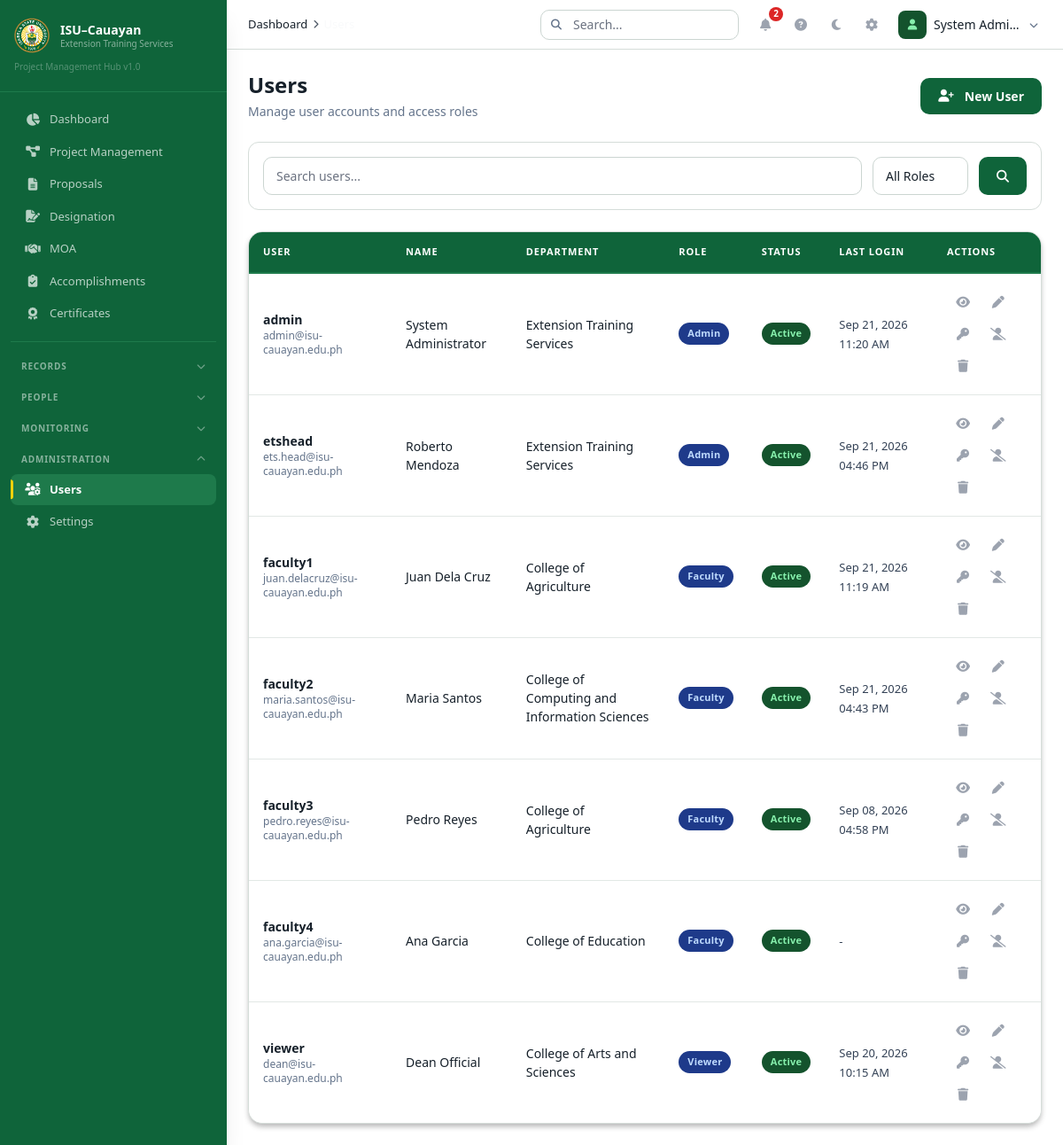
/index.php?module=users (signed in), run on the app's committed database.
### tables this page shows
CREATE TABLE `faculty_profiles` (
  `id` int(11) NOT NULL,
  `user_id` int(11) NOT NULL,
  `employee_id` varchar(20) NOT NULL,
  `first_name` varchar(100) NOT NULL,
  `last_name` varchar(100) NOT NULL,
  `middle_name` varchar(100) DEFAULT NULL,
  `department_id` int(11) DEFAULT NULL,
  `position` varchar(100) DEFAULT NULL,
  `contact_number` varchar(20) DEFAULT NULL,
  `email` varchar(100) DEFAULT NULL,
  `specialization` text DEFAULT NULL,
  `is_extensionist` tinyint(1) NOT NULL DEFAULT 0,
  `profile_picture` varchar(255) DEFAULT NULL,
  `created_at` datetime NOT NULL DEFAULT current_timestamp(),
  `updated_at` datetime NOT NULL DEFAULT current_timestamp() ON UPDATE current_timestamp()
);

CREATE TABLE `users` (
  `id` int(11) NOT NULL,
  `username` varchar(50) NOT NULL,
  `email` varchar(100) NOT NULL,
  `password` varchar(255) NOT NULL,
  `role` enum('admin','faculty','viewer') NOT NULL DEFAULT 'faculty',
  `is_active` tinyint(1) NOT NULL DEFAULT 1,
  `registration_status` enum('approved','pending','rejected') NOT NULL DEFAULT 'approved',
  `registration_reviewed_by` int(11) DEFAULT NULL,
  `registration_reviewed_at` datetime DEFAULT NULL,
  `registration_rejection_reason` varchar(500) DEFAULT NULL,
  `email_verified` tinyint(1) NOT NULL DEFAULT 0,
  `last_login` datetime DEFAULT NULL,
  `last_password_change` datetime DEFAULT NULL,
  `created_at` datetime NOT NULL DEFAULT current_timestamp(),
  `updated_at` datetime NOT NULL DEFAULT current_timestamp() ON UPDATE current_timestamp(),
  `deleted_at` datetime DEFAULT NULL
);

CREATE TABLE `departments` (
  `id` int(11) NOT NULL,
  `name` varchar(150) NOT NULL,
  `code` varchar(20) DEFAULT NULL,
  `is_active` tinyint(1) NOT NULL DEFAULT 1,
  `created_at` datetime NOT NULL DEFAULT current_timestamp()
);

### config/helpers.php (called while the page is built, shortened)
<?php
require_once __DIR__ . '/Database.php';
function db() { return Database::getInstance()->getConnection(); }
function currentUser() {
    return [
        'id' => $_SESSION['user_id'] ?? null,
        'username' => $_SESSION['username'] ?? '',
        'email' => $_SESSION['email'] ?? '',
        'role' => $_SESSION['role'] ?? '',
        'name' => $_SESSION['user_name'] ?? '',
    ];
}
function e($str) { return htmlspecialchars($str ?? '', ENT_QUOTES, 'UTF-8'); }
function formatDateTime($datetime, $format = DATETIME_FORMAT) { return empty($datetime) ? '-' : date($format, strtotime($datetime)); }
function getUnreadNotificationCount($userId) {
    $stmt = db()->prepare("SELECT COUNT(*) as count FROM notifications WHERE user_id = ? AND is_read = 0");
    $stmt->execute([$userId]);
    return $stmt->fetch()['count'];
}

### models/BaseModel.php (called while the page is built, shortened)
<?php
class BaseModel {
    public function __construct() { $this->db = db(); }
}

### config/Database.php (called while the page is built, shortened)
<?php
class Database {
    private static $instance = null;
    private $conn;
    private function __construct() {
        try {
            $dsn = "mysql:host=" . DB_HOST . ";dbname=" . DB_NAME . ";charset=" . DB_CHARSET;
            $this->conn = new PDO($dsn, DB_USER, DB_PASS, [
                PDO::ATTR_ERRMODE => PDO::ERRMODE_EXCEPTION,
                PDO::ATTR_DEFAULT_FETCH_MODE => PDO::FETCH_ASSOC,
                PDO::ATTR_EMULATE_PREPARES => false,
            ]);
        } catch (PDOException $e) {
            die("Database connection failed: " . $e->getMessage());
        }
    }
    public static function getInstance() {
        if (self::$instance === null) self::$instance = new self();
        return self::$instance;
    }
    public function getConnection() { return $this->conn; }
}

### models/UserModel.php (called while the page is built, shortened)
<?php
require_once __DIR__ . '/BaseModel.php';
class UserModel extends BaseModel {
    public function getAllWithProfile($search = '', $role = '', $limit = 10, $offset = 0) {
        $where = " WHERE u.deleted_at IS NULL";
        $params = [];
        $countStmt = $this->db->prepare("SELECT COUNT(*) as count FROM users u LEFT JOIN faculty_profiles fp ON u.id = fp.user_id{$where}");
        $countStmt->execute($params);
        $total = $countStmt->fetch()['count'];
        $sql = "SELECT u.*, fp.first_name, fp.last_name, fp.department_id, fp.position, fp.employee_id, d.name as department_name FROM users u LEFT JOIN faculty_profiles fp ON u.id = fp.user_id LEFT JOIN departments d ON fp.department_id = d.id{$where} ORDER BY u.created_at DESC LIMIT ? OFFSET ?";
        $params[] = $limit; $params[] = $offset;
        $stmt = $this->db->prepare($sql);
        $stmt->execute($params);
        return ['data' => $stmt->fetchAll(), 'total' => $total];
    }
}

### views/users/index.php (the view, shortened to what this page needs)
<?php
$search = $_GET['search'] ?? '';
?>
<div class="flex flex-col md:flex-row md:items-center justify-between gap-4 mb-6">
    <div><h1 class="text-2xl font-bold text-[#F9FAFB]">Users</h1><p class="text-[#9CA3AF] text-sm mt-1">Manage user accounts and access roles</p></div>
    <div class="flex flex-wrap gap-2"><button onclick="openCreateUser()" class="btn-primary"><i class="fas fa-user-plus mr-1"></i> New User</button></div>
</div>
<div class="filter-bar mb-6">
    <form method="GET" class="flex flex-col md:flex-row gap-3">
        <div class="flex-1 min-w-0"><input type="search" name="search" value="<?= e($search) ?>" placeholder="Search users..." class="filter-input" aria-label="Search users"></div>
        <select name="role" class="filter-select" aria-label="Role">
            <option value="">All Roles</option>
        </select>
        <button type="submit" class="btn-primary" aria-label="Search"><i class="fas fa-search"></i></button>
    </form>
</div>
<div class="data-table-container">
    <div class="overflow-x-auto">
        <table class="data-table">
            <thead><tr><th>User</th><th>Name</th><th>Department</th><th>Role</th><th>Status</th><th>Last Login</th><th>Actions</th></tr></thead>
            <tbody>
            <?php foreach ($users as $u): ?>
                <tr>
                    <td data-label="User"><span class="table-title"><?= e($u['username']) ?></span><p class="text-xs text-[#6B7280]"><?= e($u['email']) ?></p></td>
                    <td data-label="Name"><?= e(trim(($u['first_name'] ?? '') . ' ' . ($u['last_name'] ?? '')) ?: '-') ?></td>
                    <td data-label="Department"><?= e($u['department_name'] ?? '-') ?></td>
                    <td data-label="Role"><span class="badge badge-submitted"><?= e(ucfirst($u['role'])) ?></span></td>
                    <td data-label="Status"><span class="badge <?= ($u['registration_status'] ?? 'approved') === 'pending' ? 'badge-under-review' : ($u['is_active'] ? 'badge-approved' : 'badge-archived') ?>"><?= ($u['registration_status'] ?? 'approved') === 'pending' ? 'Pending Approval' : ($u['is_active'] ? 'Active' : 'Inactive') ?></span></td>
                    <td data-label="Last Login"><span class="table-date"><?= $u['last_login'] ? formatDateTime($u['last_login']) : '-' ?></span></td>
                    <td data-label="Actions">
                        <button onclick="viewUser(<?= (int)$u['id'] ?>, this)" class="action-btn" title="View" aria-label="View"><i class="fas fa-eye"></i></button>
                        <button onclick="editUser(<?= (int)$u['id'] ?>, this)" class="action-btn" title="Edit" aria-label="Edit"><i class="fas fa-pen"></i></button>
                        <button onclick="changeUserPassword(<?= (int)$u['id'] ?>, this)" class="action-btn" title="Change password" aria-label="Change password"><i class="fas fa-key"></i></button>
                        <button onclick="toggleUserStatus(<?= (int)$u['id'] ?>, this)" class="action-btn" title="<?= $u['is_active'] ? 'Deactivate' : 'Activate' ?>" aria-label="<?= $u['is_active'] ? 'Deactivate' : 'Activate' ?>"><i class="fas <?= $u['is_active'] ? 'fa-user-slash' : 'fa-user-check' ?>"></i></button>
                        <button onclick="deleteUser(<?= (int)$u['id'] ?>, this)" class="action-btn action-btn-danger" title="Delete" aria-label="Delete"><i class="fas fa-trash"></i></button>
                    </td>
                </tr>
            <?php endforeach; ?>
            </tbody>
        </table>
    </div>
</div>

### layouts/topnav.php (shortened to what this page needs)
<?php
$user = currentUser();
$notifCount = getUnreadNotificationCount($user['id']);
$currentPage = $_GET['module'] ?? 'dashboard';
$pageLabels = [
    'dashboard' => 'Dashboard',
    'programs' => 'Programs',
    'projects' => 'Project Management',
    'project-files' => 'Project Files',
    'designations' => 'Designation',
    'components' => 'Components',
    'activities' => 'Activities',
    'faculty' => 'Faculty',
    'proposals' => 'Proposals',
    'documents' => 'Documents',
    'explorer' => 'Drive',
    'reports' => 'Accomplishments',
    'moa' => 'MOA',
    'certificates' => 'Certificates',
    'partners' => 'Partner Agencies',
    'beneficiaries' => 'Beneficiaries',
    'notifications' => 'Notifications',
    'audit-logs' => 'Audit Logs',
    'settings' => 'Settings',
];
$breadcrumbs = [['label' => 'Dashboard', 'url' => SITE_URL . '/index.php']];
if ($currentPage !== 'dashboard') {
    $breadcrumbs[] = ['label' => $pageLabels[$currentPage] ?? ucfirst($currentPage), 'url' => SITE_URL . '/index.php?module=' . $currentPage];
}
?>
<header class="bg-[#1F2937] border-b border-[#374151] h-14 flex items-center justify-between px-4 md:px-6 sticky top-0 z-30">
    <div class="flex items-center gap-4">
        <nav class="breadcrumb hidden md:flex" aria-label="Breadcrumb">
            <?php foreach ($breadcrumbs as $i => $crumb): ?>
                <?php if ($i > 0): ?>
                    <span class="breadcrumb-separator"><i class="fas fa-chevron-right"></i></span>
                <?php endif; ?>
                <?php if ($crumb['url'] && $i < count($breadcrumbs) - 1): ?>
                    <a href="<?= $crumb['url'] ?>" class="breadcrumb-item hover:text-[#D1D5DB] transition-colors"><?= $crumb['label'] ?></a>
                <?php else: ?>
                    <span class="breadcrumb-item active"><?= $crumb['label'] ?></span>
                <?php endif; ?>
            <?php endforeach; ?>
        </nav>
    </div>
    <div class="flex items-center gap-1">
        <div class="hidden lg:block mr-2">
            <form action="<?= SITE_URL ?>/index.php" method="GET">
                <div class="relative">
                    <i class="fas fa-search absolute left-3 top-1/2 -translate-y-1/2 text-[#6B7280] text-xs"></i>
                    <input type="text" name="q" placeholder="Search..." class="filter-input pl-9 w-56 text-sm py-1.5" value="<?= e($_GET['q'] ?? '') ?>">
                </div>
            </form>
        </div>
        <div class="relative" id="notif-dropdown-container">
            <button onclick="toggleNotifDropdown()" class="action-btn relative" aria-label="Notifications">
                <i class="fas fa-bell text-sm"></i>
                <?php if ($notifCount > 0): ?>
                    <span class="absolute -top-0.5 -right-0.5 bg-[#DC2626] text-white text-[10px] rounded-full w-4 h-4 flex items-center justify-center font-bold" id="notif-badge"><?= $notifCount > 9 ? '9+' : $notifCount ?></span>
                <?php endif; ?>
            </button>
        </div>
        <button onclick="openUserManual()" class="action-btn" aria-label="User Manual" title="User Manual">
            <i class="fas fa-question-circle text-sm"></i>
        </button>
        <button onclick="toggleTheme()" class="action-btn" id="theme-toggle" aria-label="Switch theme" title="Switch theme">
        </button>
        <?php if ($user['role'] === 'admin'): ?>
            <a href="<?= SITE_URL ?>/index.php?module=settings" class="action-btn" aria-label="Settings">
                <i class="fas fa-cog text-sm"></i>
            </a>
        <?php endif; ?>
        <div class="relative ml-1" id="user-dropdown-container">
            <button onclick="toggleUserDropdown()" class="flex items-center gap-2 p-1 rounded-lg hover:bg-[#324152] transition-colors">
                <div class="w-8 h-8 bg-[#14532D] rounded-lg flex items-center justify-center">
                    <i class="fas fa-user text-[#86EFAC] text-xs"></i>
                </div>
                <span class="hidden md:block text-sm font-medium text-[#F9FAFB] max-w-[100px] truncate"><?= e($user['name'] ?: $user['username']) ?></span>
                <i class="fas fa-chevron-down text-[10px] text-[#6B7280] hidden md:block"></i>
            </button>
        </div>
    </div>
</header>

### data on the page
faculty_profiles: position "System Admi…", user.username "admin", user.email "admin@isu-cauayan.edu.ph", first_name+last_name "System Administrator", department.name "Extension Training Services", user.role "Admin", user.last_login "Sep 21, 2026 11:20 AM"
faculty_profiles: user.username "etshead", user.email "ets.head@isu-cauayan.edu.ph", first_name+last_name "Roberto Mendoza", department.name "Extension Training Services", user.role "Admin", user.last_login "Sep 21, 2026 04:46 PM"
faculty_profiles: user.username "faculty1", user.email "juan.delacruz@isu-cauayan.edu.ph", first_name+last_name "Juan Dela Cruz", department.name "College of Agriculture", user.role "Faculty", user.last_login "Sep 21, 2026 11:19 AM"
faculty_profiles: user.username "faculty2", user.email "maria.santos@isu-cauayan.edu.ph", first_name+last_name "Maria Santos", department.name "College of Computing and Information Sciences", user.role "Faculty", user.last_login "Sep 21, 2026 04:43 PM"
faculty_profiles: user.username "faculty3", user.email "pedro.reyes@isu-cauayan.edu.ph", first_name+last_name "Pedro Reyes", department.name "College of Agriculture", user.role "Faculty", user.last_login "Sep 08, 2026 04:58 PM"
faculty_profiles: user.username "faculty4", user.email "ana.garcia@isu-cauayan.edu.ph", first_name+last_name "Ana Garcia", department.name "College of Education", user.role "Faculty"
faculty_profiles: user.username "viewer", user.email "dean@isu-cauayan.edu.ph", first_name+last_name "Dean Official", department.name "College of Arts and Sciences", user.role "Viewer", user.last_login "Sep 20, 2026 10:15 AM"

### other printed values
$item['label'] "Dashboard"
$item['label'] "Project Management"
$item['label'] "Proposals"
$item['label'] "Designation"
$item['label'] "MOA"
$item['label'] "Accomplishments"
$item['label'] "Certificates"
$group['label'] "RECORDS"
$group['label'] "PEOPLE"
$group['label'] "MONITORING"
$group['label'] "ADMINISTRATION"
$item['label'] "Users"
$item['label'] "Settings"
$crumb['label'] "Dashboard"
$notifCount "2"
